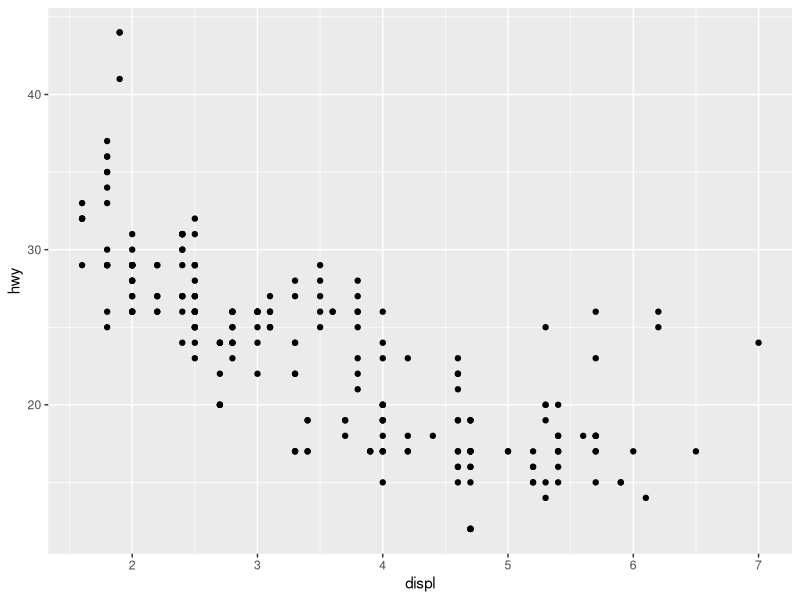
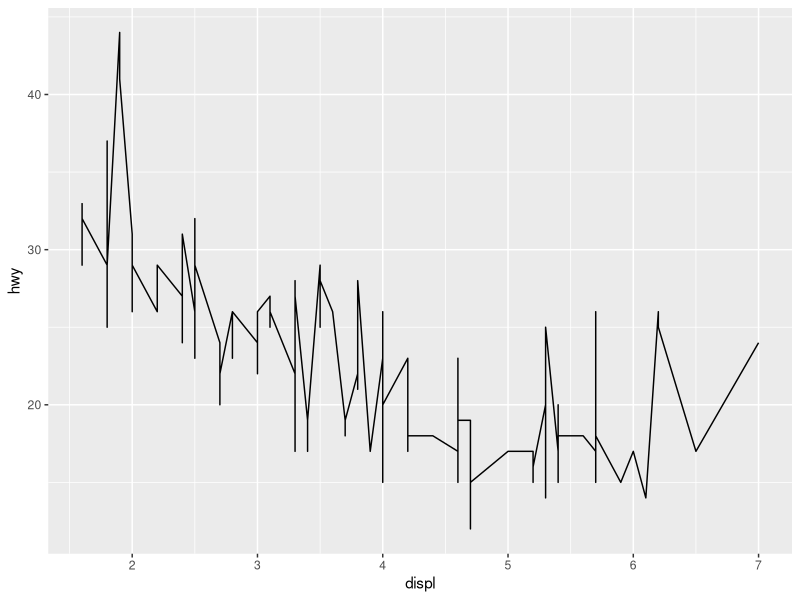
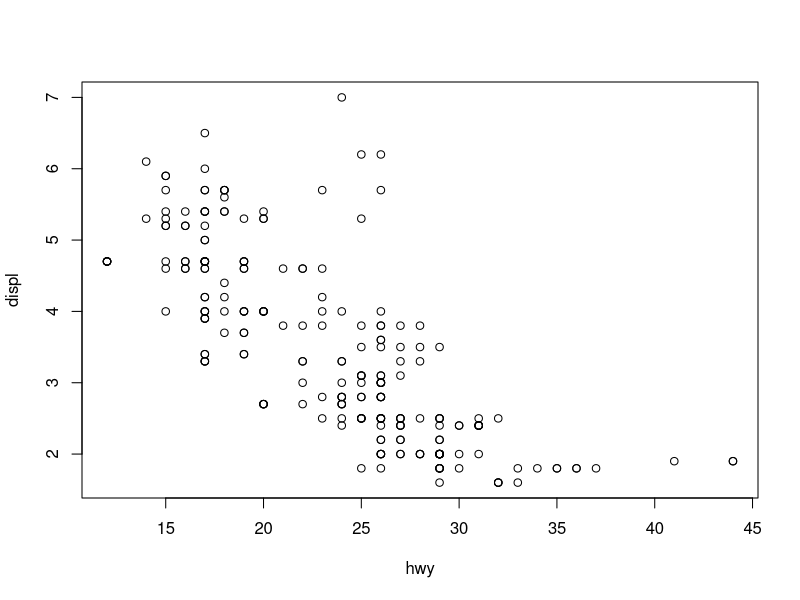
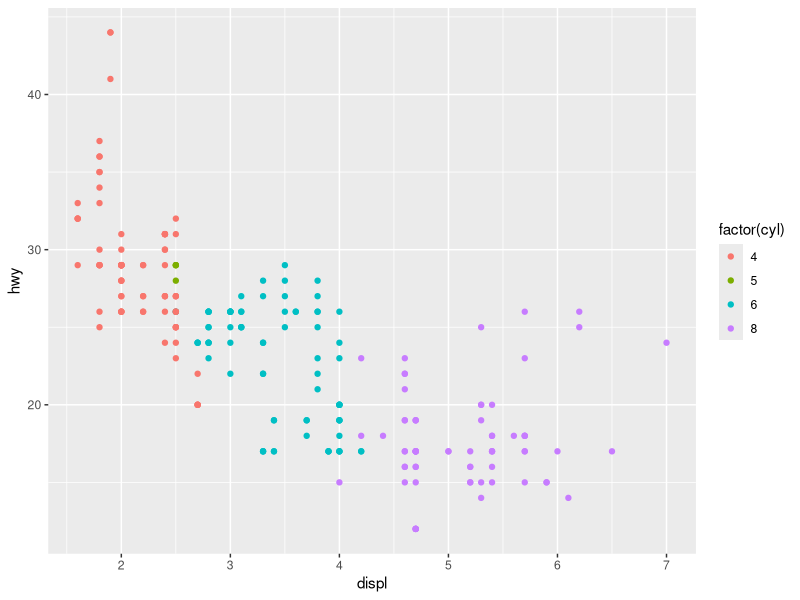
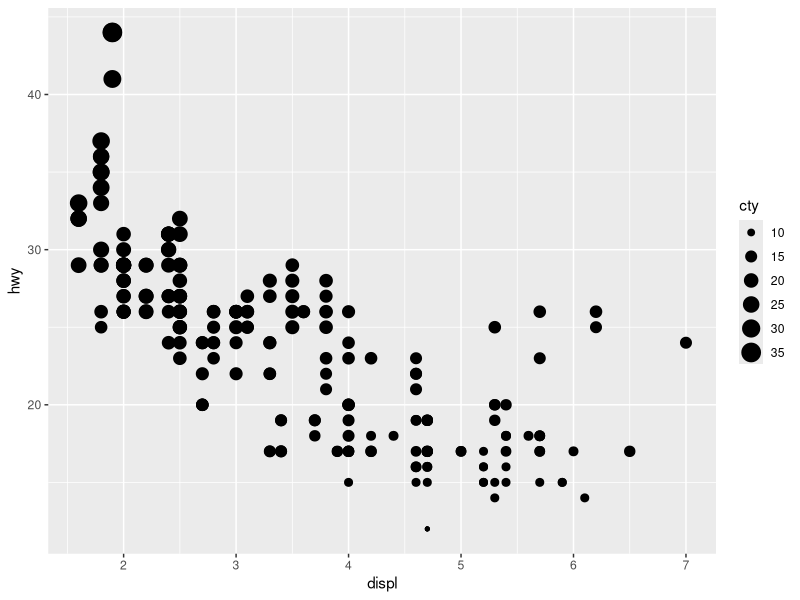
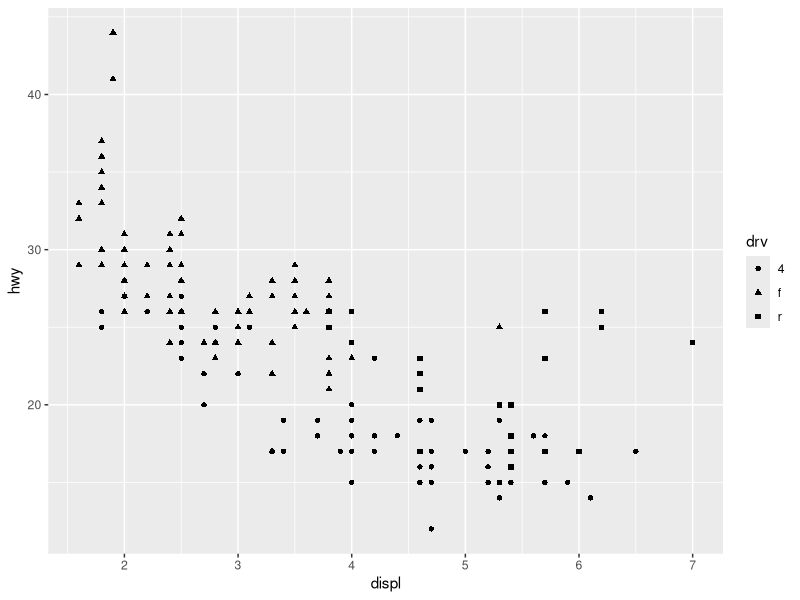
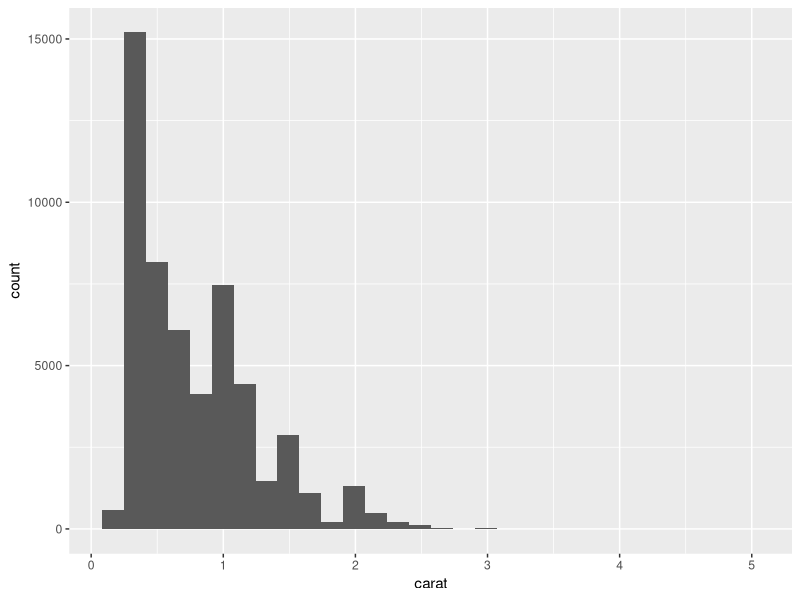
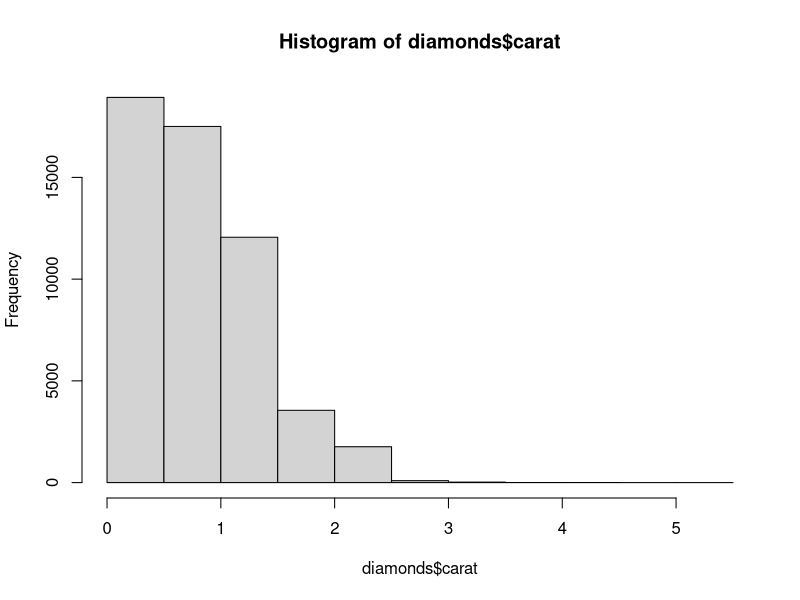

Recreate these plots in R, in order.
## ---- chunk 1
knitr::opts_chunk$set(echo = TRUE)
## ---- chunk 2
# install.packages("ggplot2") # 安装 ggplot2
library(ggplot2) # 载入 ggplot2

# install.packages("tidyverse")
# library(tidyverse)
## ---- chunk 3
data(mpg)

View(mpg)

help(mpg)
## ---- chunk 4

# qplot() 不要使用这个函数！！！！！

ggplot(data = mpg) + 
  geom_point(mapping = aes(x = displ, y = hwy))

ggplot(data = mpg) + 
  geom_line(mapping = aes(x = displ, y = hwy))

plot(displ~hwy, data = mpg) # plot(mpg$displ, mpg$hwy)

## ---- chunk 5

str(mpg)

# 颜色
ggplot(data = mpg) + 
  geom_point(mapping = aes(x = displ, y = hwy, color = factor(cyl)))

# 大小
ggplot(data = mpg) + 
  geom_point(mapping = aes(x = displ, y = hwy, size = cty))

# 形状
ggplot(data = mpg) + 
  geom_point(mapping = aes(x = displ, y = hwy, shape = drv))


p <- ggplot(data = mpg) + 
  geom_point(mapping = aes(x = displ, y = hwy, shape = drv))

summary(p)

## ---- chunk 6
ggplot(data = diamonds) +
  geom_histogram(mapping = aes(x = carat))


hist(diamonds$carat)
## ---- chunk 7

ggplot(data = mpg) + 
  geom_boxplot(mapping =  aes(x = "hwy", y = hwy))

boxplot(mpg$hwy)

# 分组
ggplot(data = mpg) + 
  geom_boxplot(mapping =  aes(x = class, y = hwy))

boxplot(hwy~class, data = mpg)


